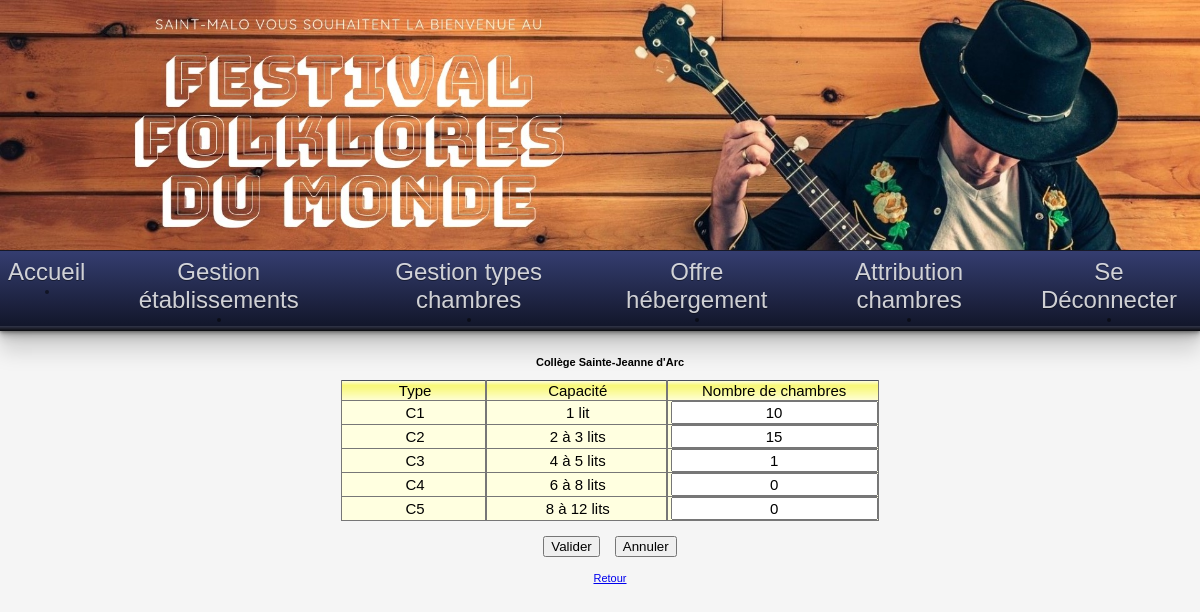
The app's page /index.php?uc=offreHeberge&action=demanderModifierOffre&idEtab=0350773A (signed in) with its own data.
### tables this page shows
CREATE TABLE IF NOT EXISTS `etablissement` (
  `id` char(8) NOT NULL,
  `nom` varchar(45) NOT NULL,
  `adresseRue` varchar(45) NOT NULL,
  `codePostal` char(5) NOT NULL,
  `ville` varchar(35) NOT NULL,
  `tel` varchar(13) NOT NULL,
  `adresseElectronique` varchar(70) DEFAULT NULL,
  `type` tinyint(4) NOT NULL,
  `civiliteResponsable` varchar(12) NOT NULL,
  `nomResponsable` varchar(25) NOT NULL,
  `prenomResponsable` varchar(25) DEFAULT NULL,
  PRIMARY KEY (`id`)
);

CREATE TABLE IF NOT EXISTS `typechambre` (
  `id` char(2) NOT NULL,
  `libelle` varchar(15) NOT NULL,
  PRIMARY KEY (`id`)
);

CREATE TABLE IF NOT EXISTS `offre` (
  `idEtab` char(8) NOT NULL,
  `idTypeChambre` char(2) NOT NULL,
  `nombreChambres` int(11) NOT NULL,
  PRIMARY KEY (`idEtab`,`idTypeChambre`),
  KEY `idTypeChambre` (`idTypeChambre`)
);

### modele/class.pdofestival.inc.php (called while the page is built, shortened)
<?php
class PdoFestival
{
    private static $serveur = 'mysql:host=localhost';
    private static $bdd = 'dbname=festival';
	private static $port = 'port=3307';
    private static $user = 'festival';
    private static $mdp = '';
    private static $monPdo;
    private static $monPdoFestival = null;
    private function __construct()
    {
		try{
			PdoFestival::$monPdo = new PDO(
				PdoFestival::$serveur . ';' . PdoFestival::$port . ';' . PdoFestival::$bdd,
				PdoFestival::$user,
				PdoFestival::$mdp
			);
		}catch(Exception $ex)
		{
			echo $ex->getMessage();
		}
        PdoFestival::$monPdo->query('SET CHARACTER SET utf8');
    }
    public static function getPdoFestival()
    {
        if (PdoFestival::$monPdoFestival == null) {
            PdoFestival::$monPdoFestival = new PdoFestival();
        }
        return PdoFestival::$monPdoFestival;
    }
    public function obtenirDetailEtablissement($id)
    {
        $requetePrepare = PdoFestival::$monPdo->prepare(
            'SELECT * '
            . 'FROM Etablissement '
            . 'WHERE id=:unId'
        );
        $requetePrepare->bindParam(':unId', $id, PDO::PARAM_STR);
        $requetePrepare->execute();
        return $requetePrepare->fetch(PDO::FETCH_OBJ);
    }
    public function obtenirReqTypesChambres()
    {
        $requetePrepare = PdoFestival::$monPdo->prepare(
            'SELECT * FROM TypeChambre'
        );
        $requetePrepare->execute();
        return $requetePrepare->fetchAll();
    }
    public function obtenirNbOffre($idEtab, $idTypeChambre)
    {
        $requetePrepare = PdoFestival::$monPdo->prepare(
            'SELECT nombreChambres '
            . 'FROM Offre '
            . 'WHERE idEtab=:unIdEtab AND idTypeChambre=:unIdTypeChambre'
        );
        $requetePrepare->bindParam(':unIdEtab', $idEtab, PDO::PARAM_STR);
        $requetePrepare->bindParam(':unIdTypeChambre', $idTypeChambre, PDO::PARAM_STR);
        $requetePrepare->execute();
        $res = $requetePrepare->fetch(PDO::FETCH_OBJ);
        return ($res) ? $res->nombreChambres : 0;
    }
}

### vues/OffreHebergement/v_ModifierOffreHebergement.php (the view, shortened to what this page needs)
<form method="POST" action="?uc=offreHeberge&action=validerModifierOffre">
    <?php
    $i = 0;
    ?>
    <br><strong><?= $nom ?></strong><br><br>
    <table width="45%" cellspacing="0" cellpadding="0" class="tabQuadrille">
        <tr class="enTeteTabQuad">
            <td width="30%">Type</td>
            <td width="37%">Capacité</td>
            <td width="33%">Nombre de chambres</td>
        </tr>
        <?php
        foreach ($lesTypesChambres as $unTypeChambre) {
            $idTypeChambre = $unTypeChambre["id"];
            $libelle = $unTypeChambre["libelle"];
            ?>
            <tr class="ligneTabQuad">
                <td><?= $idTypeChambre ?></td>
                <td><?= $libelle ?></td>
                <?php
                if ($action === "validerModifierOffre" && (!estEntier($nbChambres[$i]) || !$pdo->estModifOffreCorrecte($idEtab, $idTypeChambre, $nbChambres[$i]))) {
                    ?>
                    <td align="center"><input type="text" value="<?= $nbChambres[$i] ?>" name="nbChambres[<?= $i ?>]" maxlength="3" class="erreur"></td>
                        <?php
                    } else {
                        $nbOffre = $pdo->obtenirNbOffre($idEtab, $idTypeChambre);
                        ?>
                    <td align="center"><input type="text" value="<?= $nbOffre ?>" name="nbChambres[<?= $i ?>]" maxlength="3"></td>
                    <?php
                }
                ?>
            </tr>
            <?php
            $i = $i + 1;
        }
        ?>
    </table>
    <table align="center" cellspacing="15" cellpadding="0">
        <tr>
            <td align="right"><input type="submit" value="Valider" name="validerModifierOffre"></td>
            <td align="left"><input type="reset" value="Annuler" name="annuler"></td>
        </tr>
    </table>
    <a href="?uc=offreHeberge">Retour</a>
</form>

### css/cssGeneral.css (style rules this page uses)
body { margin:0; overflow: hidden; overflow-y: scroll; }
.basePage { background-color:whitesmoke; color:black; font:11px Arial, Helvetica, sans-serif; }
.basePage * { margin:0 auto; text-align: center; }
td,tr,div,p { font:11px Arial, Helvetica, sans-serif; }
table.tabQuadrille td { border-bottom:1px solid #777777; border-right:1px solid #777777; border-left:1px solid #777777; border-top:1px #777777; padding-left:3px; }
tr.enTeteTabQuad { background-image:url('../images/xpBarre.jpg'); background-color:#FFFFC0; color:black; height:21px; text-align:center; }
tr.ligneTabQuad { background-color:#FFFFE0; color:black; text-align:left; }
.tabQuadrille * { font-size: 15px; }

### records on screen
etablissement: nom "Collège Sainte-Jeanne d'Arc"
typechambre: id "C1", libelle "1 lit", id.nombreChambres "10"
typechambre: id "C2", libelle "2 à 3 lits", id.nombreChambres "15"
typechambre: id "C3", libelle "4 à 5 lits", id.nombreChambres "1"
typechambre: id "C4", libelle "6 à 8 lits", value "0"
typechambre: id "C5", libelle "8 à 12 lits", value "0"

### other values on screen
$nom "Accueil Gestion établissements Gestion types chambres Offre hébergement Attribution chambres Se Déconnecter"
